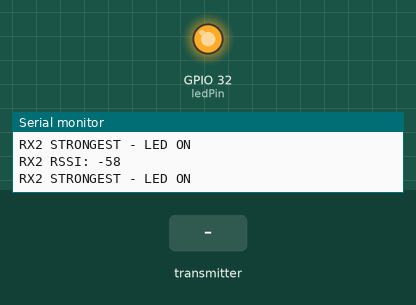
This sketch was run on a simulated ESP32. Shown: output pins drawn as LEDs (lit = HIGH), the last lines printed to the serial monitor. The test bench sets the inputs (shaded band). WiFi joins after 1.5 s; servers stay silent unless stated.

Above: at 6.2 s.
6.3 s: the transmitter starts sending rssi = 0
At 7.7 s:
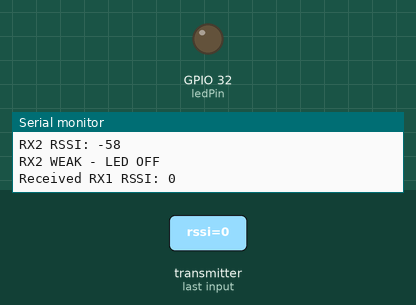
Timing chart, 0 to 9.3 s (numbered marks = the images above; inputs shaded):
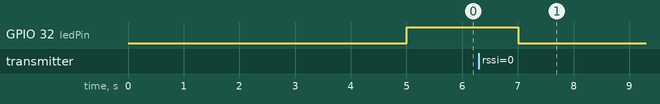

The sketch:

rx_2new.ino
```cpp
#include <WiFi.h>
#include <esp_now.h>

const char* ssid = "ESP32_Transmitter";
const char* password = "12345678";
const int ledPin = 32;

int rx1RSSI = -100;
int rx2RSSI = -100;

uint8_t rx1Mac[] = {0x00, 0x70, 0x07, 0xE3, 0x15, 0xFC};

typedef struct struct_message {
  int rssi;
} struct_message;

struct_message myData;

void onDataRecv(const esp_now_recv_info_t *info, const uint8_t *incomingData, int len) {
  struct_message received;
  memcpy(&received, incomingData, sizeof(received));
  rx1RSSI = received.rssi;
  Serial.print("Received RX1 RSSI: ");
  Serial.println(rx1RSSI);
}

void setup() {
  Serial.begin(115200);
  delay(3000);
  pinMode(ledPin, OUTPUT);
  digitalWrite(ledPin, LOW);

  WiFi.mode(WIFI_AP_STA);
  delay(500);

  esp_now_init();
  esp_now_register_recv_cb(onDataRecv);

  esp_now_peer_info_t peerInfo = {};
  memcpy(peerInfo.peer_addr, rx1Mac, 6);
  peerInfo.channel = 1;
  peerInfo.encrypt = false;
  esp_now_add_peer(&peerInfo);

  WiFi.begin(ssid, password);
  Serial.println("RX2 Connecting...");

  int attempts = 0;
  while (WiFi.status() != WL_CONNECTED && attempts < 20) {
    delay(500);
    Serial.print(".");
    attempts++;
  }

  if (WiFi.status() == WL_CONNECTED) {
    Serial.println("\nRX2 Connected!");
  } else {
    Serial.println("\nRX2 Failed to connect!");
  }
}

void loop() {
  if (WiFi.status() != WL_CONNECTED) {
    digitalWrite(ledPin, LOW);
    Serial.println("RX2 DISCONNECTED");
    delay(1000);
    return;
  }

  rx2RSSI = WiFi.RSSI();
  Serial.print("RX2 RSSI: ");
  Serial.println(rx2RSSI);

  myData.rssi = rx2RSSI;
  esp_now_send(rx1Mac, (uint8_t *)&myData, sizeof(myData));

  if (rx2RSSI > rx1RSSI) {
    digitalWrite(ledPin, HIGH);
    Serial.println("RX2 STRONGEST - LED ON");
  } else {
    digitalWrite(ledPin, LOW);
    Serial.println("RX2 WEAK - LED OFF");
  }

  delay(1000);
}
```

Measured:
- after the input at 6.3 s, GPIO 32 (ledPin): HIGH → LOW after 0.70 s
